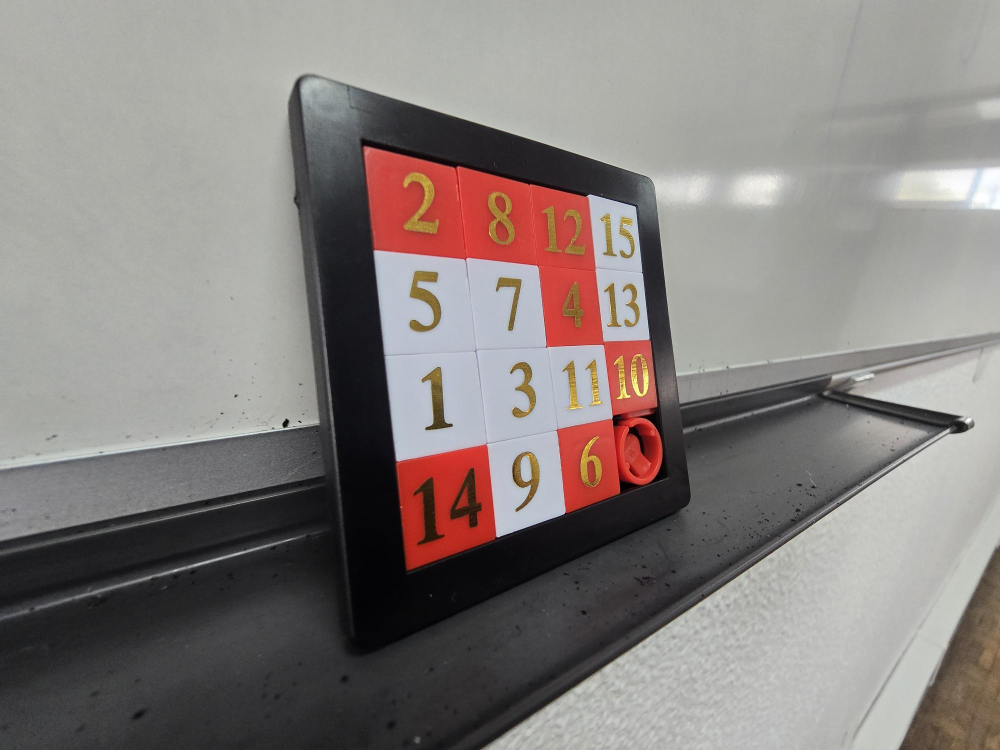
#> input picture Imagens/jogo_distorced.jpg, 2000 x 1500 px (shown at 1/2 size)
$ python encontrar_cantos_otimizado.py
#> lines starting #> are read from the running program, lines starting #| are printed output that depends on the picture; after the words box and inside, x2 and y2 are one past the last pixel; in counts of white or black regions, pixels touching at a corner belong together
import numpy as np
import matplotlib.pyplot as plt
import cv2

# Encontra o tabuleiro de jogo na fotografia
#caminho_img = 'Imagens/jogo_stor.jpg' # Funciona tudo
caminho_img = 'Imagens/jogo_distorced.jpg' ## ATUAL / Funciona Tudo
# [5 lines of commented-out code are left out]

def encontrar_cantos(img_path):
    """
    1. PRÉ-PROCESSAMENTO
    """
#> called with img_path = 'Imagens/jogo_distorced.jpg'

    img = cv2.imread(img_path)
#> img is the input picture: shape (1500, 2000, 3); mean B, G, R 125.5, 128.2, 135

    #Preparar Imagem / Melhora a robustez
    img_rgb = cv2.cvtColor(img, cv2.COLOR_BGR2RGB)
    escala = 1200 / max(img_rgb.shape[:2])
    img_rgb = cv2.resize(img_rgb, None, fx=escala, fy=escala, interpolation=cv2.INTER_AREA)
#> img_rgb: shape (900, 1200, 3)

    # Converter para HSV
    img_hsv = cv2.cvtColor(img_rgb, cv2.COLOR_RGB2HSV)
#> img_hsv: shape (900, 1200, 3); mean H, S, V 59, 23.8, 137

    # Segmentar vermelho
    mask_r1 = cv2.inRange(img_hsv, (0, 80, 60), (10, 255, 255))
#> mask_r1: shape (900, 1200); 5.1% white; 22 white regions (14 under 20 px), largest, box (x1, y1, x2, y2) and area: (434, 175, 795, 616) 42156, (474, 534, 595, 685) 11953, (595, 266, 610, 290) 274
    mask_r2 = cv2.inRange(img_hsv, (170, 80, 60), (180, 255, 255))
#> mask_r2: shape (900, 1200); 0.15% white in thin lines or dots, all inside (x1, y1, x2, y2) = (434, 175, 794, 683)
    mask_red = cv2.bitwise_or(mask_r1, mask_r2)
#> mask_red: shape (900, 1200); 5.3% white; 18 white regions (11 under 20 px), largest, box (x1, y1, x2, y2) and area: (434, 175, 795, 618) 43614, (474, 533, 596, 685) 12159, (595, 266, 610, 290) 274

    # Segmentar branco
    mask_white = cv2.inRange(img_hsv, (0, 0, 160), (180, 80, 255))
#> mask_white: shape (900, 1200); 53.9% white; 185 black regions (165 under 20 px), largest, box (x1, y1, x2, y2) and area: (0, 88, 1200, 900) 440393, (938, 96, 1200, 379) 32375, (1077, 653, 1200, 900) 15888

    # Remover Ruído
    mask_red = cv2.medianBlur(mask_red, 5)
#> mask_red: shape (900, 1200); 5.3% white; 7 white regions, largest, box (x1, y1, x2, y2) and area: (434, 175, 795, 617) 43690, (474, 534, 595, 684) 12214, (595, 266, 610, 290) 266
    mask_white = cv2.medianBlur(mask_white, 5)
#> mask_white: shape (900, 1200); 54% white; 30 black regions (10 under 20 px), largest, box (x1, y1, x2, y2) and area: (0, 88, 1200, 900) 440774, (939, 96, 1200, 379) 32699, (1077, 653, 1200, 900) 15885

    kernel = cv2.getStructuringElement(cv2.MORPH_RECT, (7,7))

    # Expandir as regiões para detetar melhor o tabuleiro
    mask_r_d = cv2.dilate(mask_red, kernel, iterations = 1)
#> mask_r_d: shape (900, 1200); 6.5% white; 2 white regions, box (x1, y1, x2, y2) and area: (431, 172, 798, 620) 55215, (471, 531, 598, 687) 15119
    mask_w_d = cv2.dilate(mask_white, kernel, iterations = 1)
#> mask_w_d: shape (900, 1200); 56.9% white; 26 black regions (13 under 20 px), largest, box (x1, y1, x2, y2) and area: (0, 92, 1200, 900) 421978, (943, 102, 1200, 371) 26866, (1082, 657, 1200, 900) 14787

    inter = cv2.bitwise_and(mask_r_d, mask_w_d) # Área com overlap
#> inter: shape (900, 1200); 0.67% white; 2 white regions, box (x1, y1, x2, y2) and area: (446, 232, 782, 620) 5695, (472, 531, 598, 647) 1529

    # Regiões vermelhas e brancas
    num_r, labels_r = cv2.connectedComponents(mask_r_d, connectivity = 8)
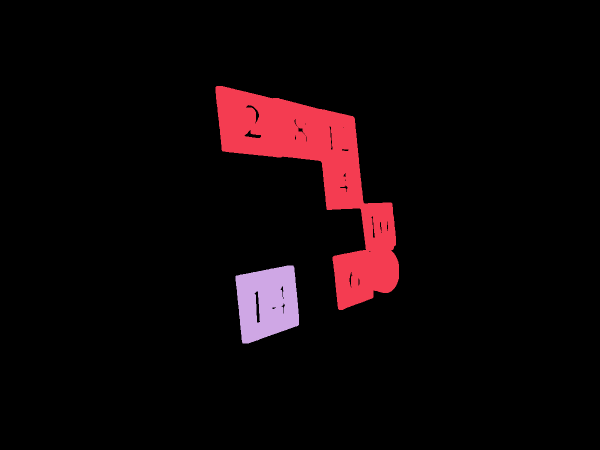
#> labels_r: shape (900, 1200) int32 (shown at 1/2 size); 3 distinct labels, from 0 to 2; one colour per label, 0 black
#> num_r = 3
    num_w, labels_w = cv2.connectedComponents(mask_w_d)
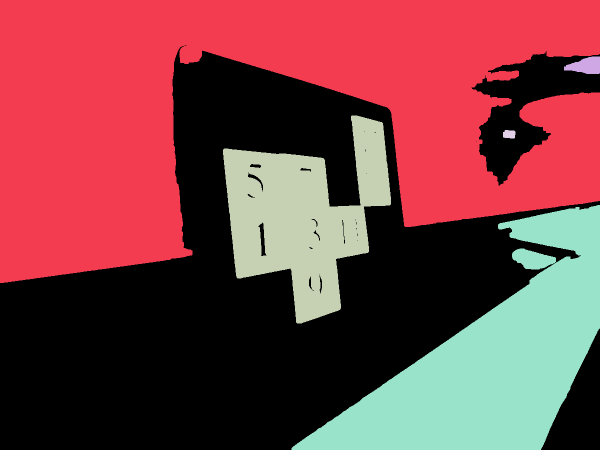
#> labels_w: shape (900, 1200) int32 (shown at 1/2 size); 6 distinct labels, from 0 to 5; one colour per label, 0 black
#> num_w = 6

    #  Ficamos apenas com os componentes que que se intercetam
    # Evita contabilizar regiões com as mesmas cores que o tabuleiro mas que não sejam o tabuleiro
    ids_r = np.unique(labels_r[inter > 0])
#> ids_r = [1, 2]
    ids_w = np.unique(labels_w[inter > 0])
#> ids_w = [3]

    # Remover a label
    ids_r = ids_r[ids_r != 0]
    ids_w = ids_w[ids_w != 0]

    """
    2. ENCONTRAR A ÁREA DE JOGO
    """
    """"""

    # Máscara nos componentes que se toquem
    mask_r_touch = np.zeros_like(labels_r, dtype=np.uint8)
    for rid in ids_r:
        mask_r_touch |= (labels_r == rid)
#> this loop made 2 passes

    mask_r_touch = (mask_r_touch * 255).astype(np.uint8)

    mask_w_touch = np.zeros_like(labels_w, dtype=np.uint8)
    for wid in ids_w:
        mask_w_touch |= (labels_w == wid)
#> this loop made 1 pass

    mask_w_touch = (mask_w_touch * 255).astype(np.uint8)
#> mask_w_touch: shape (900, 1200); 6.8% white; 1 white region, box (x1, y1, x2, y2) and area: (446, 231, 782, 647) 73324

    # Masc. com a área do tabuleiro
    mask_tiles_touch = cv2.bitwise_or(mask_r_touch, mask_w_touch)
#> mask_tiles_touch: shape (900, 1200); 12.6% white; 1 white region, box (x1, y1, x2, y2) and area: (431, 172, 798, 687) 136434

    mask = cv2.erode(mask_tiles_touch, kernel, iterations=1)
#> mask: shape (900, 1200); 11.4% white; 1 white region

    # Contornos
    contornos,_ = cv2.findContours(mask, cv2.RETR_EXTERNAL, cv2.CHAIN_APPROX_SIMPLE)
#> contornos = 1 contour; box (x1, y1, x2, y2) and area: (434, 175, 795, 684) 132970
    if not contornos:
        raise ValueError("Nenhum contorno encontrado.")

    # Maior contorno == Tabuleiro
    largest = max(contornos, key=cv2.contourArea)
#> largest = contour of 558 points, box (x1, y1, x2, y2) (434, 175, 795, 684), area 132970
    perimetro = cv2.arcLength(largest, True)
#> perimetro = 1597.4
    approx = cv2.approxPolyDP(largest, 0.01 * perimetro, True)
#> approx = [[436, 175], [488, 683], [779, 579], [794, 531], [762, 249]]

    mask_refinada = np.zeros_like(mask)
    cv2.drawContours(mask_refinada, [approx], -1, 255, thickness=-1)
#> mask_refinada: shape (900, 1200); 12.4% white; 1 white region

    contornos,_ = cv2.findContours(mask_refinada, cv2.RETR_EXTERNAL, cv2.CHAIN_APPROX_SIMPLE)
#> contornos = 1 contour; box (x1, y1, x2, y2) and area: (436, 175, 795, 684) 132660
    contorno = max(contornos, key=cv2.contourArea)
#> contorno = contour of 558 points, box (x1, y1, x2, y2) (436, 175, 795, 684), area 132660

    # Pontos da borda do tabuleiro
    epsilon = 0.01 * cv2.arcLength(contorno, True)
#> epsilon = 15.7
    approx = cv2.approxPolyDP(contorno, epsilon, True)
#> approx = [[436, 175], [488, 683], [779, 579], [794, 527], [762, 249]]
    points = approx.reshape(-1, 2)
#> points has the same summary as approx

    segments = []
    for i in range(len(points)):
        p1 = points[i]
        p2 = points[(i + 1) % len(points)]
        length = np.linalg.norm(p1 - p2)
        segments.append((length, p1, p2))
#> this loop made 5 passes
#> (p1, p2, length) on passes 1 to 5: ([436, 175], [488, 683], 510.7), ([488, 683], [779, 579], 309), ([779, 579], [794, 527], 54.12), ([794, 527], [762, 249], 279.8), ([762, 249], [436, 175], 334.3)
#> after the loop, segments = [(510.7, [436, 175], [488, 683]), (309, [488, 683], [779, 579]), (54.12, [779, 579], [794, 527]), (279.8, [794, 527], [762, 249]), (334.3, [762, 249], [436, 175])]

    # Escolhe as quatro maiores arestas -- Área possível do tabuleiro
    segments.sort(key=lambda x: x[0], reverse=True)
    top4 = segments[:4]
#> top4 = [(510.7, [436, 175], [488, 683]), (334.3, [762, 249], [436, 175]), (309, [488, 683], [779, 579]), (279.8, [794, 527], [762, 249])]

    # Determina o ponto de interseção entre duas retas
    def line_intersection(p1, p2, p3, p4):
        x1, y1 = p1
        x2, y2 = p2
        x3, y3 = p3
        x4, y4 = p4

        denom = (x1 - x2)*(y3 - y4) - (y1 - y2)*(x3 - x4)
        if abs(denom) < 1e-6:
            return None
        px = ((x1*y2 - y1*x2)*(x3 - x4) - (x1 - x2)*(x3*y4 - y3*x4)) / denom
        py = ((x1*y2 - y1*x2)*(y3 - y4) - (y1 - y2)*(x3*y4 - y3*x4)) / denom
        return np.array([px, py])

    # Interseções entre os maiores pares de retas
    intersections = []
    for i in range(len(top4)):
        for j in range(i+1, len(top4)):
            inter = line_intersection(top4[i][1], top4[i][2], top4[j][1], top4[j][2])
            if inter is not None:
                intersections.append(inter)
#> this loop made 4 passes
#> after the loop, intersections = [[436, 175], [488, 683], [-2113.7, -24733.9], [1337.1, 379.5], [762, 249], [799.2, 571.8]]

    # Encontrar os centroide
    M = cv2.moments(approx)
#> M = moments, m00 132696, centre m10/m00, m01/m00 = (608.9, 420.4)
    cx = int(M["m10"] / M["m00"])
#> cx = 608
    cy = int(M["m01"] / M["m00"])
#> cy = 420
    centroid = np.array([cx, cy])
#> centroid = [608, 420]

    # Escolher as interseções mais perto deste
    if len(intersections) > 4:
        intersections = sorted(intersections, key=lambda p: np.linalg.norm(p - centroid))[:4]
#> intersections = [[762, 249], [799.2, 571.8], [488, 683], [436, 175]]

    # Desenhar a deteção
    overlay = img_rgb.copy()

    for pt in intersections:
        cv2.circle(overlay, tuple(np.int32(pt)), 6, (0,255,0), -1)
#> this loop made 4 passes
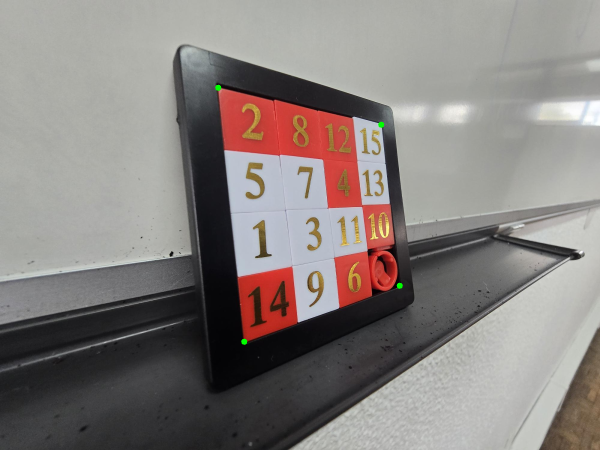
#> overlay: shape (900, 1200, 3) (shown at 1/2 size); mean R, G, B 135, 128.2, 125.5

    cv2.circle(overlay, (cx, cy), 6, (255,0,0), -1)
#> overlay: shape (900, 1200, 3); 0.01% of pixels changed, all inside (x1, y1, x2, y2) = (602, 414, 615, 427)

    for (_, p1, p2) in top4:
        cv2.line(overlay, tuple(p1), tuple(p2), (0,0,255), 10)
#> this loop made 4 passes
#> (p1, p2) on passes 1 to 4: ([436, 175], [488, 683]), ([762, 249], [436, 175]), ([488, 683], [779, 579]), ([794, 527], [762, 249])
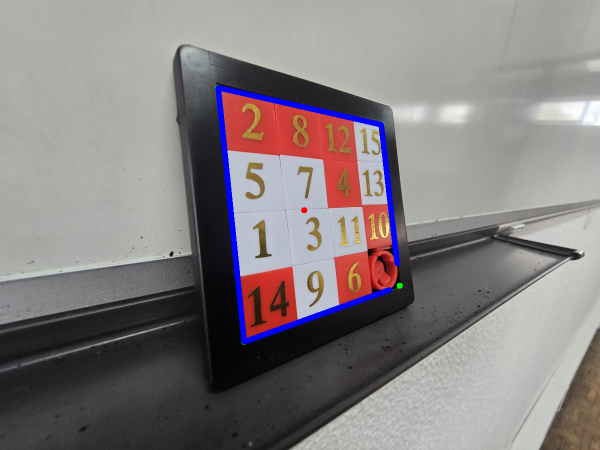
#> overlay: shape (900, 1200, 3) (shown at 1/2 size); mean R, G, B 133.3, 127.1, 128.1

    alpha = 0.6
    output = cv2.addWeighted(img_rgb, 1 - alpha, overlay, alpha, 0)

    """ 3. TRANSFORMAR PARA A PERSPETIVA """
    """"""
    def order_points(pts):
        rect = np.zeros((4, 2), dtype="float32")

        s = pts.sum(axis=1)
        rect[0] = pts[np.argmin(s)]   # Top-Left
        rect[2] = pts[np.argmax(s)]   # Bottom-Right

        diff = np.diff(pts, axis=1)
        rect[1] = pts[np.argmin(diff)]  # Top-Right
        rect[3] = pts[np.argmax(diff)]  # Bottom-Left

        return rect

    # Converter lista de interseções para matriz e ordenar
    corners = np.array(intersections, dtype="float32")
#> corners has the same summary as intersections
    rect = order_points(corners)
#> in order_points, `rect = np.zeros((4, 2), dtype="float32")`: rect = [[0, 0], [0, 0], [0, 0], [0, 0]]
#> in order_points, `s = pts.sum(axis=1)`: s = [1011, 1371, 1171, 611]
#> in order_points, `diff = np.diff(pts, axis=1)`: diff = [-513, -227.4, 195, -261]
#> rect = [[436, 175], [762, 249], [799.2, 571.8], [488, 683]]

    # Perspetiva final
    dst = np.array([
        [100, 100],
        [600, 100],
        [600, 600],
        [100, 600]
    ], dtype="float32")
#> dst = [[100, 100], [600, 100], [600, 600], [100, 600]]

    M = cv2.getPerspectiveTransform(rect, dst)
#> M = [[0.603, -0.059, -184.7], [-0.236, 0.709, 46.89], [-0.000778, 0.000107, 1]]

    mask_3c = cv2.merge([mask_refinada]*3)
#> mask_3c: shape (900, 1200, 3); 12.4% white; 1 white region, box (x1, y1, x2, y2) and area: (436, 175, 795, 684) 133389
    masked_img = cv2.bitwise_and(img_rgb, mask_3c)

    x_min = int(np.min(rect[:, 0]))
#> x_min = 436
    x_max = int(np.max(rect[:, 0]))
#> x_max = 799
    y_min = int(np.min(rect[:, 1]))
#> y_min = 175
    y_max = int(np.max(rect[:, 1]))
#> y_max = 683

    cropped_masked = masked_img[y_min:y_max, x_min:x_max]
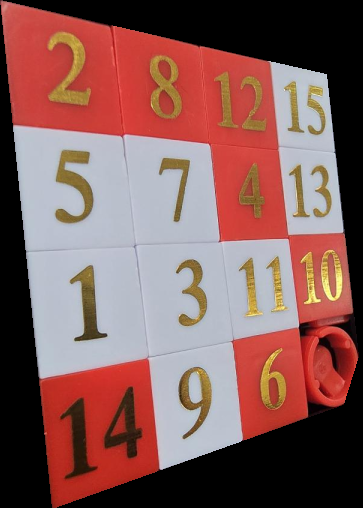
#> cropped_masked: shape (508, 363, 3); mean R, G, B 132.4, 92, 88.9

    size = max(y_max - y_min, x_max - x_min)
#> size = 508
    dst_tight = np.array([
        [0, 0],
        [size, 0],
        [size, size],
        [0, size]
    ], dtype="float32")
#> dst_tight = [[0, 0], [508, 0], [508, 508], [0, 508]]

    rect_cropped = rect.copy()
#> rect_cropped has the same summary as rect
    rect_cropped[:, 0] -= x_min
    rect_cropped[:, 1] -= y_min

    # Transformar para a perspectiva final
    M_tight = cv2.getPerspectiveTransform(rect_cropped, dst_tight)
#> M_tight = [[1.02, -0.104, 0], [-0.237, 1.04, 0], [-0.00115, 0.000157, 1]]
    warped_tight = cv2.warpPerspective(cropped_masked, M_tight, (size, size))
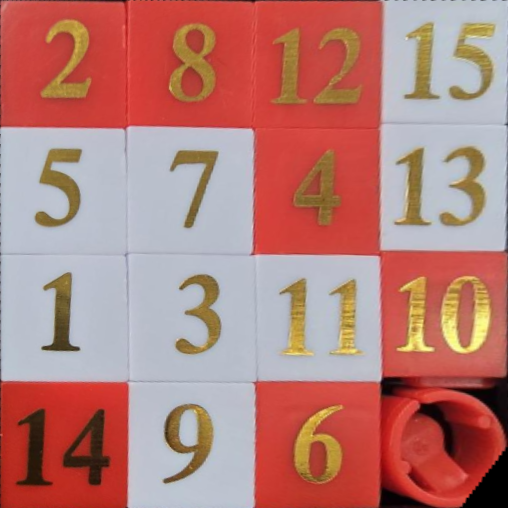
#> warped_tight: shape (508, 508, 3); mean R, G, B 182.5, 125.8, 120.1
    warped_export = cv2.cvtColor(warped_tight, cv2.COLOR_BGR2RGB)

    cv2.imwrite("imagem_final.png", warped_export)

    """ 4. PLOTS FINAIS """
    """"""

    # Plots com o processo até chegar à imagem final
    plt.figure(figsize=(20, 12))

    plt.subplot(2, 4, 1)
    plt.imshow(img_rgb)
    plt.title("Original")
    plt.axis("off")

    plt.subplot(2, 4, 2)
    plt.imshow(mask_red, cmap="gray")
    plt.title("Máscara Vermelha")
    plt.axis("off")

    """
    ## DEBUG
    red_export = cv2.cvtColor(mask_red, cv2.COLOR_BGR2RGB)
    cv2.imwrite("masc_red.png", red_export)
    """

    plt.subplot(2, 4, 3)
    plt.imshow(mask_white, cmap="gray")
    plt.title("Máscara Branca")
    plt.axis("off")

    """
    ## DEBUG
    white_export = cv2.cvtColor(mask_white, cv2.COLOR_BGR2RGB)
    cv2.imwrite("masc_white.png", white_export)
    """


    plt.subplot(2, 4, 4)
    plt.imshow(mask_tiles_touch)
    plt.title("Área de Jogo")
    plt.axis("off")

    """
    area_jogo = cv2.cvtColor(mask_tiles_touch, cv2.COLOR_BGR2RGB)
    cv2.imwrite("area_jogo.png", area_jogo)
    """

    plt.subplot(2, 4, 5)
    plt.imshow(mask_refinada)
    plt.title("Área de jogo rough")
    plt.axis("off")

    """
    area_jogo_dura = cv2.cvtColor(mask_refinada, cv2.COLOR_BGR2RGB)
    cv2.imwrite("area_jogo_dura.png", area_jogo_dura)
    """

    plt.subplot(2, 4, 6)
    # Overlay with intersections
    overlay = img_rgb.copy()
    for pt in intersections:
        cv2.circle(overlay, tuple(np.int32(pt)), 6, (0,255,0), -1)
    cv2.circle(overlay, (cx, cy), 6, (255,0,0), -1)

    for (_, p1, p2) in top4:
        cv2.line(overlay, tuple(p1), tuple(p2), (0,0,255), 2)
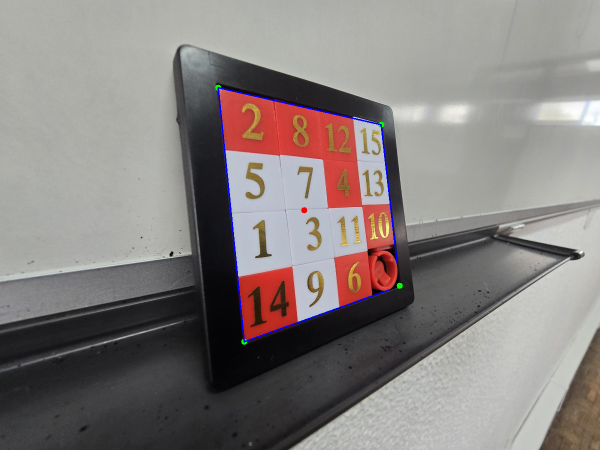
#> overlay: shape (900, 1200, 3) (shown at 1/2 size); mean R, G, B 134.5, 127.9, 126.1

    alpha = 0.6
    output = cv2.addWeighted(img_rgb, 1 - alpha, overlay, alpha, 0)
    plt.imshow(output)
    plt.title("Overlay com interseções")
    plt.axis("off")

    """
    cantos_export = cv2.cvtColor(output, cv2.COLOR_BGR2RGB)
    cv2.imwrite("cantos_find.png", cantos_export)
    """

    plt.subplot(2, 4, 7)
    plt.imshow(masked_img)
    plt.title("Imagem Original Apenas Área Detectada")
    plt.axis("off")

    """
    img_final_area = cv2.cvtColor(masked_img, cv2.COLOR_BGR2RGB)
    cv2.imwrite("img_final_area.png", img_final_area)
    """

    plt.subplot(2, 4, 8)
    plt.imshow(warped_tight)
    plt.title("Imagem Final Warp sem Bordas")
    plt.axis("off")

    """
    img_final_warp = cv2.cvtColor(warped_tight, cv2.COLOR_BGR2RGB)
    cv2.imwrite("img_final_warp.png", img_final_warp)
    """

    plt.tight_layout()
    plt.show()

    return warped_export

if __name__ == "__main__":
    encontrar_cantos(caminho_img)
